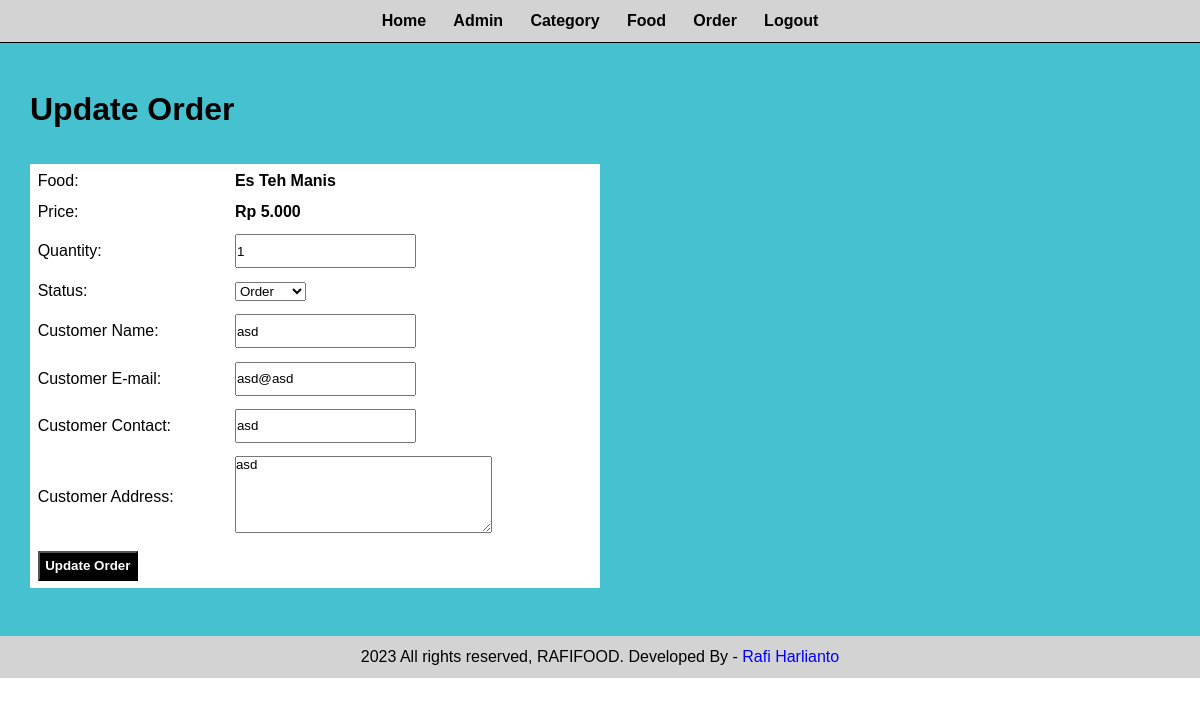
Screenshot of /admin/update_order.php?id=45 (signed in) with the database file from the repository.
### tables this page shows
CREATE TABLE `tbl_order` (
  `id` int(10) UNSIGNED NOT NULL,
  `food` varchar(150) NOT NULL,
  `price` decimal(10,3) NOT NULL,
  `qty` int(11) NOT NULL,
  `total` decimal(10,3) NOT NULL,
  `order_date` datetime NOT NULL,
  `status` varchar(50) NOT NULL,
  `customer_name` varchar(150) NOT NULL,
  `customer_contact` varchar(20) NOT NULL,
  `customer_email` varchar(150) NOT NULL,
  `customer_address` varchar(255) NOT NULL
);

### admin/update_order.php (the view, shortened to what this page needs)
<?php include('partials/header.php'); ?>
<?php
if(isset($_GET['id']))
{
    $id=$_GET['id'];
    $sql="SELECT * FROM tbl_order WHERE id=$id";
    $res=mysqli_query($conn,$sql);
    $row=mysqli_fetch_assoc($res);
    $food=$row['food'];
    $price=$row['price'];
    $qty=$row['qty'];
    $status=$row['status'];
    $customer_name=$row['customer_name'];
    $customer_email=$row['customer_email'];
    $customer_contact=$row['customer_contact'];
    $customer_address=$row['customer_address'];
}
else
{
    header('location:'.SITEURL.'admin/manage_order.php');
}
?>
<div class="main-content">
    <div class="wrapper">
        <h1>Update Order</h1>
        <br><br>
        <form action="" method="POST" enctype="multipart/form-data">
            <table class="tbl-30">
                <tr>
                    <td>Food:</td>
                    <td>
                        <b><?php echo $food ;?></b>
                    </td>
                </tr>
                <tr>
                    <td>Price:</td>
                    <td>
                        <b><?php echo "Rp ".$price ;?></b>
                    </td>
                </tr>
                <tr>
                    <td>Quantity:</td>
                    <td>
                        <input type="number" class="boks" name="qty" value="<?php echo $qty ;?>">
                    </td>
                </tr>
                <tr>
                    <td>Status:</td>
                    <td>
                        <select name="status">
                            <option <?php if($status=="Order"){echo "selected";} ?> value="Order">Order</option>
                        </select>
                    </td>
                </tr>
                <tr>
                    <td>Customer Name:</td>
                    <td>
                        <input type="text" class="boks" name="customer_name" value="<?php echo $customer_name ;?>">
                    </td>
                </tr>
                <tr>
                    <td>Customer E-mail:</td>
                    <td>
                        <input type="email" class="boks" name="customer_email" value="<?php echo $customer_email ;?>">
                    </td>
                </tr>
                <tr>
                    <td>Customer Contact:</td>
                    <td>
                        <input type="text" class="boks" name="customer_contact" value="<?php echo $customer_contact ;?>">
                    </td>
                </tr>
                <tr>
                    <td>Customer Address:</td>
                    <td>
                        <textarea name="customer_address" cols="30" rows="5"><?php echo $customer_address ;?></textarea>
                    </td>
                </tr>
                <tr>
                    <td colspan="2">
                        <input type="submit" name="submit" class="btn-primary" value="Update Order">
                    </td>
                </tr>
            </table>
        </form>
    </div>
</div>
<?php include('partials/footer.php'); ?>

### css/admin.css (style rules this page uses)
* { margin: 0; padding: 0; font-family: Arial, Helvetica, sans-serif; }
.wrapper { padding: 1%; width: 95%; margin: 0 auto; }
.tbl-30 { width: 50%; }
.tbl-30 tr td { width: -100%; }
table { background-color: white; }
table tr td { padding: 1%; }
.btn-primary { background-color: black; color: white; text-decoration: none; padding: 1%; font-weight: bold; align-items: center; }
.main-content { background-color: #46c1d0; padding: 3% 0; }
.boks { height: 30px; }

### rows the page displays
tbl_order: food "Es Teh Manis", price "5.000", qty "1", status "Order", customer_name "asd", customer_email "asd@asd", customer_contact "asd", customer_address "asd"
